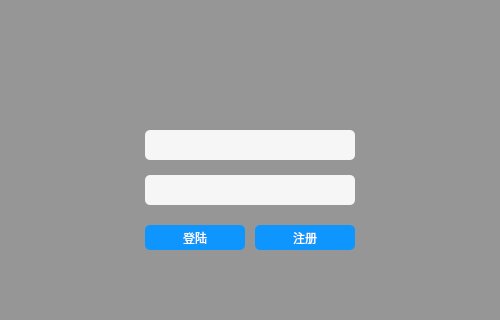
<?xml version="1.0" encoding="UTF-8"?>
<ui version="4.0">
 <class>LoginWidget</class>
 <widget class="QWidget" name="LoginWidget">
  <property name="geometry">
   <rect>
    <x>0</x>
    <y>0</y>
    <width>500</width>
    <height>320</height>
   </rect>
  </property>
  <property name="windowTitle">
   <string>LoginWidget</string>
  </property>
  <property name="styleSheet">
   <string notr="true">*{font-family:Microsoft YaHei;}
QWidget
{
	
	background-color: rgb(150,150,150);
}

QLineEdit#le_getUID
{
        background:rgb(246, 246, 246);
        padding-left:5px;
        padding-top:1px;
        border-radius:5px;

        border-top:transparent;
        padding-left:30px;
        background-image: url(:/qrc/user-20x20.jpg);
        background-repeat:no-repeat;
        background-position:left;
		
		
        

}

QLineEdit#le_getPasswd
{
        background:rgb(246, 246, 246);
        padding-left:5px;
        padding-top:1px;
        border-radius:5px;

        border-top:transparent;
		padding-left:30px;
        background-image: url(:/qrc/passwd-20x20.jpg);
        background-repeat:no-repeat;
        background-position:left;
}

QPushButton#pb_login
{

    color:white;
    background-color:rgb(14 , 150 , 254);
    border-radius:5px;
}

QPushButton#pb_login:hover
{
    color:white;
    background-color:rgb(44 , 137 , 255);
}

QPushButton#pb_login:pressed
{
    color:white;
    background-color:rgb(14 , 135 , 228);
    padding-left:3px;
    padding-top:3px;
}

QPushButton#pb_register
{

    color:white;
    background-color:rgb(14 , 150 , 254);
    border-radius:5px;
}

QPushButton#pb_register:hover
{
    color:white;
    background-color:rgb(44 , 137 , 255);
}

QPushButton#pb_register:pressed
{
    color:white;
    background-color: rgb(50, 50, 50);
    padding-left:3px;
    padding-top:3px;
}

QPushButton#pb_min
{
	border:none;
	background-color: rgb(150,150,150);
	background-image: url(:/qrc/最小化.png);
	background-repeat:no-repeat;
	background-position:center;

}

QPushButton#pb_close
{
	border:none;
	background-color: rgb(150,150,150);
	background-image: url(:/qrc/关闭.png);
	background-repeat:no-repeat;
	background-position:center;
}
</string>
  </property>
  <widget class="QPushButton" name="pb_close">
   <property name="geometry">
    <rect>
     <x>465</x>
     <y>7</y>
     <width>30</width>
     <height>30</height>
    </rect>
   </property>
   <property name="text">
    <string/>
   </property>
  </widget>
  <widget class="QPushButton" name="pb_min">
   <property name="geometry">
    <rect>
     <x>440</x>
     <y>7</y>
     <width>30</width>
     <height>30</height>
    </rect>
   </property>
   <property name="text">
    <string/>
   </property>
  </widget>
  <widget class="QPushButton" name="pb_register">
   <property name="geometry">
    <rect>
     <x>255</x>
     <y>225</y>
     <width>100</width>
     <height>25</height>
    </rect>
   </property>
   <property name="text">
    <string>注册</string>
   </property>
  </widget>
  <widget class="QLineEdit" name="le_getUID">
   <property name="geometry">
    <rect>
     <x>145</x>
     <y>130</y>
     <width>210</width>
     <height>30</height>
    </rect>
   </property>
  </widget>
  <widget class="QPushButton" name="pb_login">
   <property name="geometry">
    <rect>
     <x>145</x>
     <y>225</y>
     <width>100</width>
     <height>25</height>
    </rect>
   </property>
   <property name="minimumSize">
    <size>
     <width>21</width>
     <height>0</height>
    </size>
   </property>
   <property name="text">
    <string>登陆</string>
   </property>
  </widget>
  <widget class="QLineEdit" name="le_getPasswd">
   <property name="geometry">
    <rect>
     <x>145</x>
     <y>175</y>
     <width>210</width>
     <height>30</height>
    </rect>
   </property>
  </widget>
 </widget>
 <layoutdefault spacing="6" margin="11"/>
 <resources/>
 <connections/>
</ui>
